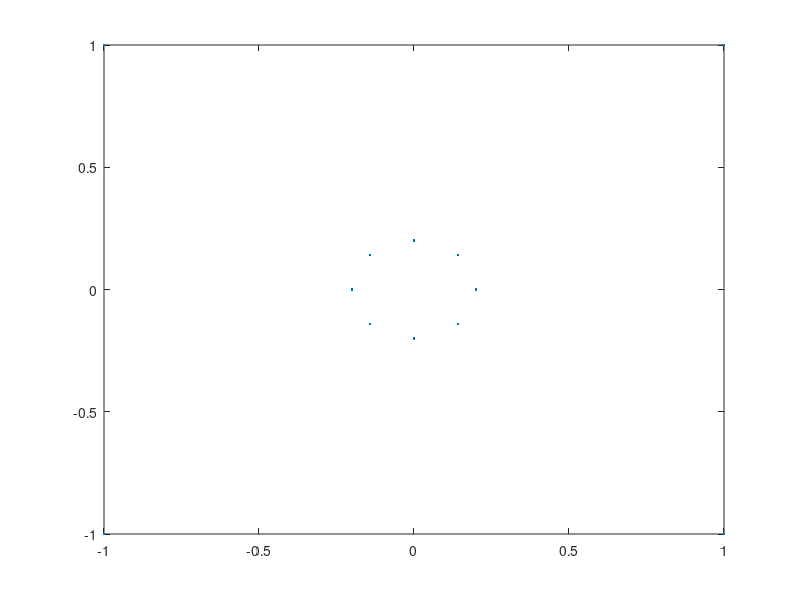

This figure's MATLAB source: (Note: this script raises an error after producing the figure.)
clear all; close all;

coord = [-1 -1 1  1;...
        -1  1 1 -1];




segm = [2 4;...
    3 1;...
    2 3]; % connect nodes
segm = [segm [1 3; 2 4; 0 0]];

hole = [];
regions = [-1+1e-3;...
    -1+1e-3;...
    1];

%Circle:
n = 8;
phi = linspace(0,2*pi,n+1);
phi(end) = [];
xc = 0;
yc = 0;
r = 0.2;
x = r*cos(phi)+xc;
y = r*sin(phi)+yc;
segmxy = [size(segm,2)+1:size(segm,2)+n; ...
    size(segm,2)+2:size(segm,2)+n+1; ...
    5+zeros(1,n)];
coord   = [coord [x;y]];
segm    = [segm segmxy];
segm(2,end) = size(segm,2)+1-n;
hole = [xc+r-1e-1; yc; 10];





figure
plot(coord(1,:),coord(2,:),'.')


[gcoord,Elem2Node,bc_node,phase_id] = triangle_mesh_generation(coord,segm,hole,regions,6);



%% Periodic boundaries:



xr = gcoord(1,bc_node(1,bc_node(2,:)==1));
yr = gcoord(2,bc_node(1,bc_node(2,:)==1));
yr = yr(xr>0);
xr = xr(xr>0);
yl = yr;
xl = xr-2;
[yl I] = sort(yl);
xl = xl(I);
[yr I] = sort(yr,'descend');
xr = xr(I);
% Create new mesh:
coord = [-1 xl -1 1 xr 1;...
        -1 yl 1 1 yr -1];

n = length(coord);
segm = [1:n; ...
    2:n 1; ...
    zeros(1,length(xl)+1) 2 zeros(1,length(xl)+1) 3];
figure
plot(coord(1,:),coord(2,:),'.-')


hole = [];
regions = [1-1e-3;1-1e-3;1];




% %Circle:
% n = 8;
% phi = linspace(0,2*pi,n+1);
% phi(end) = [];
% xc = 0;
% yc = 0;
% r = 0.2;
% x = r*cos(phi)+xc;
% y = r*sin(phi)+yc;
% segmxy = [size(segm,2)+1:size(segm,2)+n; ...
%     size(segm,2)+2:size(segm,2)+n+1; ...
%     5+zeros(1,n)];
% coord   = [coord [x;y]];
% segm    = [segm segmxy];
% segm(2,end) = size(segm,2)+1-n;
% hole = [xc+r-1e-1; yc; 10];


[gcoord,Elem2Node,bc_node,phase_id] = triangle_mesh_generation(coord,segm,hole,regions,6);







%% Plot
figure;
clf
plot(gcoord(1,:),gcoord(2,:),'.b');
hold on;
nel=size(Elem2Node,2);
gx = reshape(gcoord(1,Elem2Node(1:3,:)),3, nel);
gy = reshape(gcoord(2,Elem2Node(1:3,:)),3, nel);

patch(gx(:,phase_id==1),gy(:,phase_id==1),'r')
patch(gx(:,phase_id==2),gy(:,phase_id==2),'y')
axis equal;



% 
% 
% bc_node(2,1)=2;
% bc_node(2,2)=2;
% bc_node(2,3)=2;
% bc_node(2,4)=2;

figure
plotsegm=3;
plot(gcoord(1,bc_node(1,bc_node(2,:)==plotsegm)),gcoord(2,bc_node(1,bc_node(2,:)==plotsegm)),'.r')
axis equal
save('Meshdata', 'gcoord', 'Elem2Node' ,'bc_node','phase_id')

